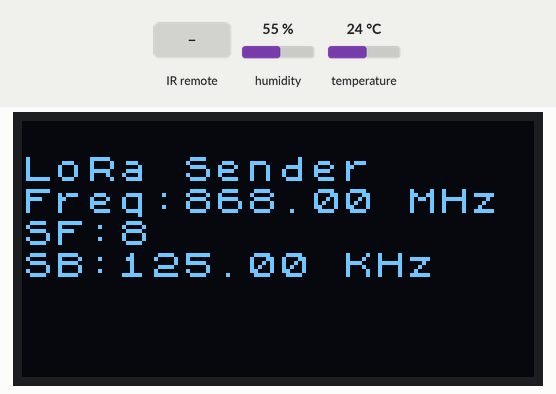
Bench run of a sketch on a simulated ESP32. Shown: 128×64 one-colour display. The inputs (shaded band) are chosen by the test bench; at power-on: humidity 55 %, temperature 24 °C. Random numbers use the default seed unless the sketch sets one; no radio packets arrive unless stated; what the sketch prints to the serial monitor is not drawn.

Above: at 6.2 s.
At 14.6 s:
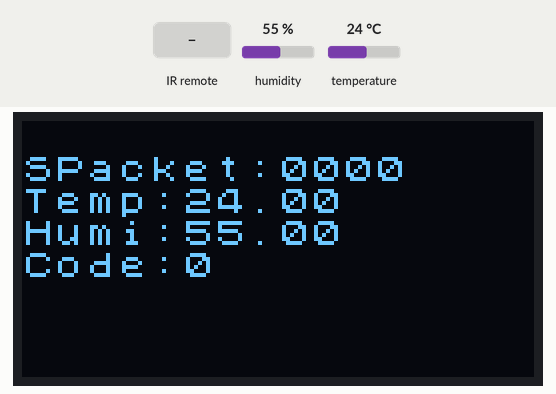
14.7 s: infrared code 0xFF6897 received
16.2 s: infrared code 0xFF42BD received
At 38.2 s:
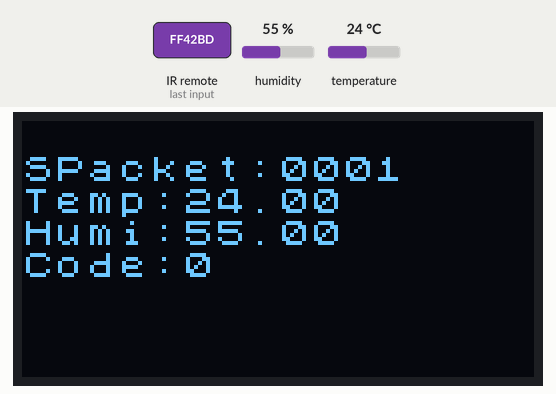
Timing chart, 0 to 38.8 s (numbered marks = the images above; inputs shaded):
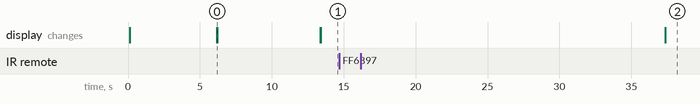

The sketch:

esp32.HT.lora.send.recv.HT.code.IR.task.180905.ino
```cpp
#include <SPI.h>
#include <LoRa.h>
#include <U8x8lib.h>
#include <Wire.h>
#include "SparkFunHTU21D.h"
#include <IRremote.h>

//Create an instance of the object
HTU21D TempHumi;

#define SCK     5    // GPIO5  -- SX127x's SCK
#define MISO    19   // GPIO19 -- SX127x's MISO
#define MOSI    27   // GPIO27 -- SX127x's MOSI
#define SS      18   // GPIO18 -- SX127x's CS
#define RST     14   // GPIO14 -- SX127x's RESET
#define DI0     26   // GPIO26 -- SX127x's IRQ(Interrupt Request)

#define freq    868E6  //you can set band here directly,e.g. 868E6,915E6
int  sf=8;
int sb=125E3;       // set the signal bandwidth; 125KHz,[250KHz,500Kz]


int RECV_PIN = 16;

// the OLED used
U8X8_SSD1306_128X64_NONAME_SW_I2C u8x8(/* clock=*/ 15, /* data=*/ 4, /* reset=*/ 16);

IRrecv irrecv(RECV_PIN);

decode_results results;

QueueHandle_t cqueue, dqueue;


int counter = 0;

union tspack
  {
    uint8_t frame[128];
    struct packet
      {
        uint8_t head[4];
        uint16_t num;
        uint16_t tout;
        float sensor[4];
      } pack;
  } sdf,sbf,rdf,rbf;  // data frame and beacon frame


float humi,temp;
int irr=0;  // code from IR receiver

int i=0, rssi, rdcount=0;

void dispData(int rs)  // received-0, send-1
{
char dbuf[32];
  u8x8.begin();
  u8x8.setFont(u8x8_font_chroma48medium8_r);
  u8x8.clear();
  memset(dbuf,0x00,32);
  if(rs) sprintf(dbuf,"SPacket:%4.4d",counter);
  else sprintf(dbuf,"RPacket:%4.4d",(int) rdf.pack.sensor[0]);
  u8x8.drawString(0, 1,dbuf);
  memset(dbuf,0x00,32);
  if(rs) sprintf(dbuf,"Temp:%2.2f",sdf.pack.sensor[2]);
  else sprintf(dbuf,"Temp:%2.2f",rdf.pack.sensor[2]);
  u8x8.drawString(0, 2,dbuf);
  memset(dbuf,0x00,32);
  if(rs) sprintf(dbuf,"Humi:%2.2f",sdf.pack.sensor[3]);
  else sprintf(dbuf,"Humi:%2.2f",rdf.pack.sensor[3]);
  u8x8.drawString(0, 3,dbuf);
  memset(dbuf,0x00,32);
  if(rs) sprintf(dbuf,"Code:%d",(int)sdf.pack.sensor[1]);
  else sprintf(dbuf,"Code:%d",(int)rdf.pack.sensor[1]);  // receiving RSSI
  u8x8.drawString(0, 4,dbuf);
  memset(dbuf,0x00,32);
  if(!rs)
    { sprintf(dbuf,"RSSI:%d",(int)rssi);
      u8x8.drawString(0, 6,dbuf);
    }

  LoRa.receive();
  delay(6000);
  irrecv.enableIRIn();

}

void dispPara()
{
char dbuf[32];
  u8x8.begin();
  u8x8.setFont(u8x8_font_chroma48medium8_r);
  u8x8.clear();
  u8x8.drawString(0, 1, "LoRa Sender");
  sprintf(dbuf,"Freq:%3.2f MHz",(float)freq/1000000.0);
  u8x8.drawString(0, 2, dbuf);
  LoRa.setSpreadingFactor(sf);
  sprintf(dbuf,"SF:%d",sf);
  u8x8.drawString(0, 3, dbuf);
  LoRa.setSignalBandwidth(sb);
  sprintf(dbuf,"SB:%3.2f KHz",(float)sb/1000.0);
  u8x8.drawString(0, 4, dbuf);
  delay(6000);
   irrecv.enableIRIn();
}

void onReceive(int packetSize)
{
uint8_t rdbuff[24], rbbuff[8];
  if (packetSize == 0) return;   // if there's no packet, return
  i=0;
  if (packetSize==24)
    {
    while (LoRa.available()) {
      rdbuff[i]=LoRa.read();i++;
      }
      rssi=LoRa.packetRssi();
      Serial.println("got");
      xQueueSend(dqueue, rdbuff, portMAX_DELAY);
    }
  delay(200);
}


void sensors()
{
  delay(1000);
  humi = TempHumi.readHumidity();
  temp = TempHumi.readTemperature();
}

int ndel=0;

void LoRaSendTask( void * pvParameters )
{
while(1)
  {
  sensors();
  LoRa.beginPacket();
  sdf.pack.sensor[0]=(float) counter;;
  sdf.pack.sensor[1]=(float)irr;  // data from IR receiver
  sdf.pack.sensor[2]=temp;
  sdf.pack.sensor[3]=humi;
  LoRa.write(sdf.frame,24);
  LoRa.endPacket();
  dispData(1);
  Serial.print("Packet:");Serial.println(counter);
  Serial.print("Temp:");Serial.println(temp);
  Serial.print("Humi:");Serial.println(humi);
  counter++;
  LoRa.receive();
  ndel=15000 +random(15000);
  delay(ndel);

  }
}

void LoRaRecvTask( void * pvParameters )
{
while(1)
  {
    xQueueReceive(dqueue, rdf.frame, portMAX_DELAY);
    rdcount++;
    dispData(0);
    // send bip
  delay(200);                       // wait for 6 seconds
  }
}

void IRReadTask( void * pvParameters )
{
  char cbuff[32];
  int i=0;
while(1)
  {
     if (irrecv.decode(&results)) {
    if(results.value==16738455) { Serial.print("1");cbuff[i++]='1';}
    if(results.value==16750695) { Serial.print("2");cbuff[i++]='2';}
    if(results.value==16756815) { Serial.print("3");cbuff[i++]='3';}
    if(results.value==16724175) { Serial.print("4");cbuff[i++]='4';}
    if(results.value==16718055) { Serial.print("5");cbuff[i++]='5';}
    if(results.value==16743045) { Serial.print("6");cbuff[i++]='6';}
    if(results.value==16716015) { Serial.print("7");cbuff[i++]='7';}
    if(results.value==16726215) { Serial.print("8");cbuff[i++]='8';}
    if(results.value==16734885) { Serial.print("9");cbuff[i++]='9';}
    if(results.value==16728765) { Serial.print("*");cbuff[i++]='*';}
    if(results.value==16730805) { Serial.print("0");cbuff[i++]='0';}
    if(results.value==16732845) { Serial.print("#");cbuff[i++]='#';}
    if(results.value==16720605) { Serial.print("L");cbuff[i++]='L';}

    if(results.value==16761405) { Serial.print("R");cbuff[i++]='R';}
    if(results.value==16736925) { Serial.print("U");cbuff[i++]='U';}
    if(results.value==16754775) { Serial.print("D");cbuff[i++]='D';}
    if(results.value==16712445) {
            xQueueSend(cqueue, cbuff, portMAX_DELAY);
            memset(cbuff,0x00,32);i=0;
      }// OK
    irrecv.resume(); // Receive the next value
  }
  delay(100);
  }
}


void setup() {

  Serial.begin(9600);
  pinMode(26, INPUT);  // recv interrupt
  Serial.println("Enabling IRin");
  irrecv.enableIRIn(); // Start the receiver
  Serial.println("Enabled IRin");
  Serial.println("LoRa Sender");
  u8x8.begin();
  u8x8.setFont(u8x8_font_chroma48medium8_r);
  Serial.println("Enabling IRin");
  irrecv.enableIRIn(); // Start the receiver
  Serial.println("Enabled IRin");

  SPI.begin(SCK,MISO,MOSI,SS);
  LoRa.setPins(SS,RST,DI0);
  if (!LoRa.begin(freq)) {
    Serial.println("Starting LoRa failed!");
    u8x8.drawString(0, 1, "Starting LoRa failed!");
    while (1);
  }

  dispPara();

  cqueue = xQueueCreate(4, 32); // queue for IR code
  dqueue = xQueueCreate(4, 24); // queue for 4 LoRaTS data frames

  Serial.println("LoRa Sender");
  dispPara();
  Wire.begin();
  TempHumi.begin();
  Serial.println("HTU21D Example!");

  xTaskCreate(
                    LoRaSendTask,   /* Function to implement the task */
                    "coreTask", /* Name of the task */
                    10000,      /* Stack size in words */
                    NULL,       /* Task input parameter */
                    0,          /* Priority of the task */
                    NULL     );  /* Task handle */

  Serial.println("LoRaSendTask created...");

  xTaskCreate(
                    LoRaRecvTask,   /* Function to implement the task */
                    "coreTask", /* Name of the task */
                    10000,      /* Stack size in words */
                    NULL,       /* Task input parameter */
                    0,          /* Priority of the task */
                    NULL     );  /* Task handle */

  Serial.println("LoRaRecvTask created...");

  xTaskCreate(
                    IRReadTask,   /* Function to implement the task */
                    "coreTask", /* Name of the task */
                    10000,      /* Stack size in words */
                    NULL,       /* Task input parameter */
                    0,          /* Priority of the task */
                    NULL     );  /* Task handle */

  Serial.println("IRReadTask created...");
  delay(200);
  LoRa.onReceive(onReceive);
  LoRa.receive();  delay(1000);

}


char inbuff[32];
void loop() {
      Serial.println("waiting for item from IR");
      xQueueReceive(cqueue, inbuff, portMAX_DELAY);
      Serial.println(inbuff);
      irr=atoi(inbuff);
      Serial.println(irr);
      delay(3000);

}
```

Measured:
- after the input at 14.7 s, every drawn part: stays the same
- what the display in image 0 shows lasts 7.2 s, from 6.2 s to 13.4 s
